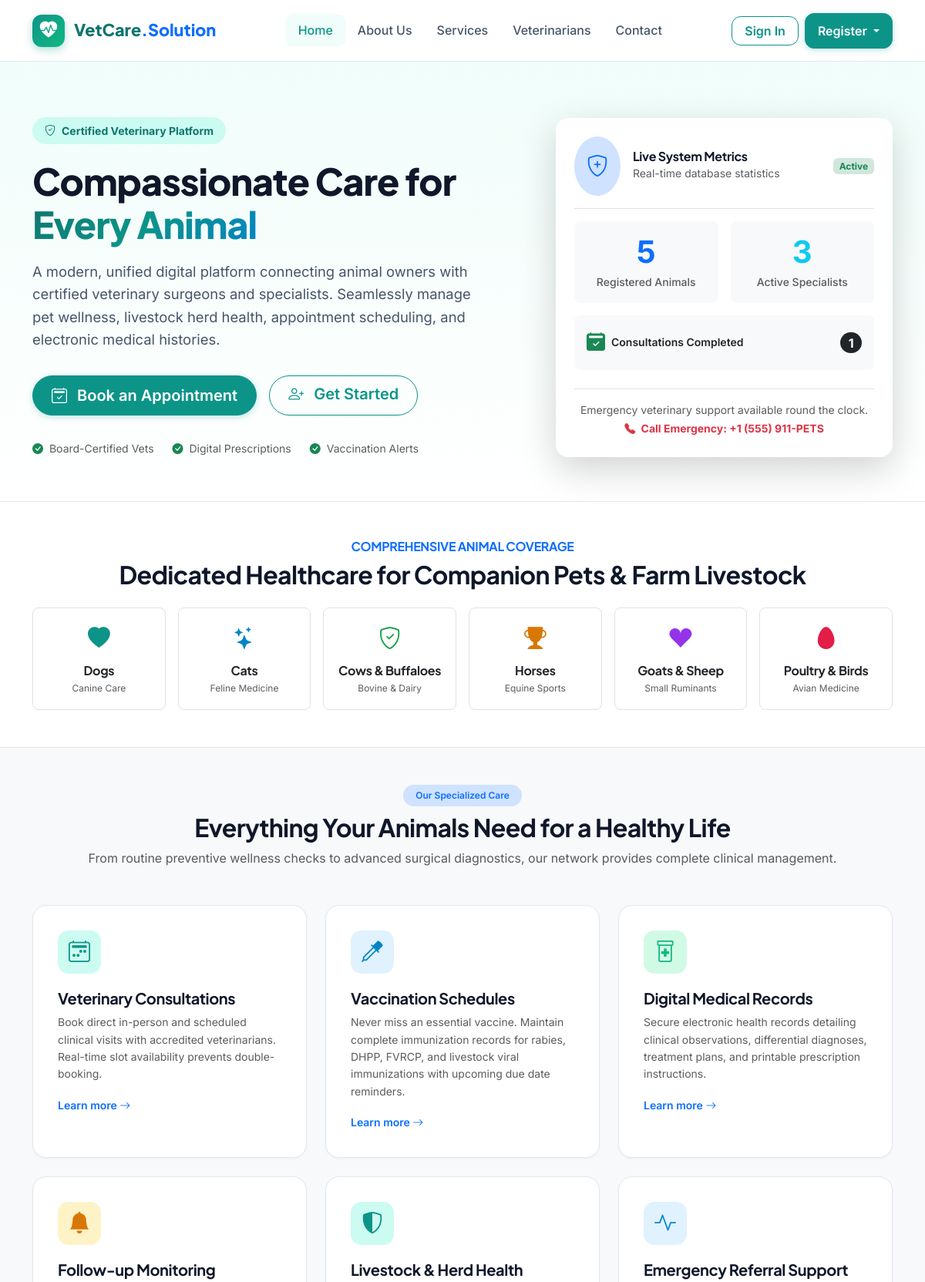
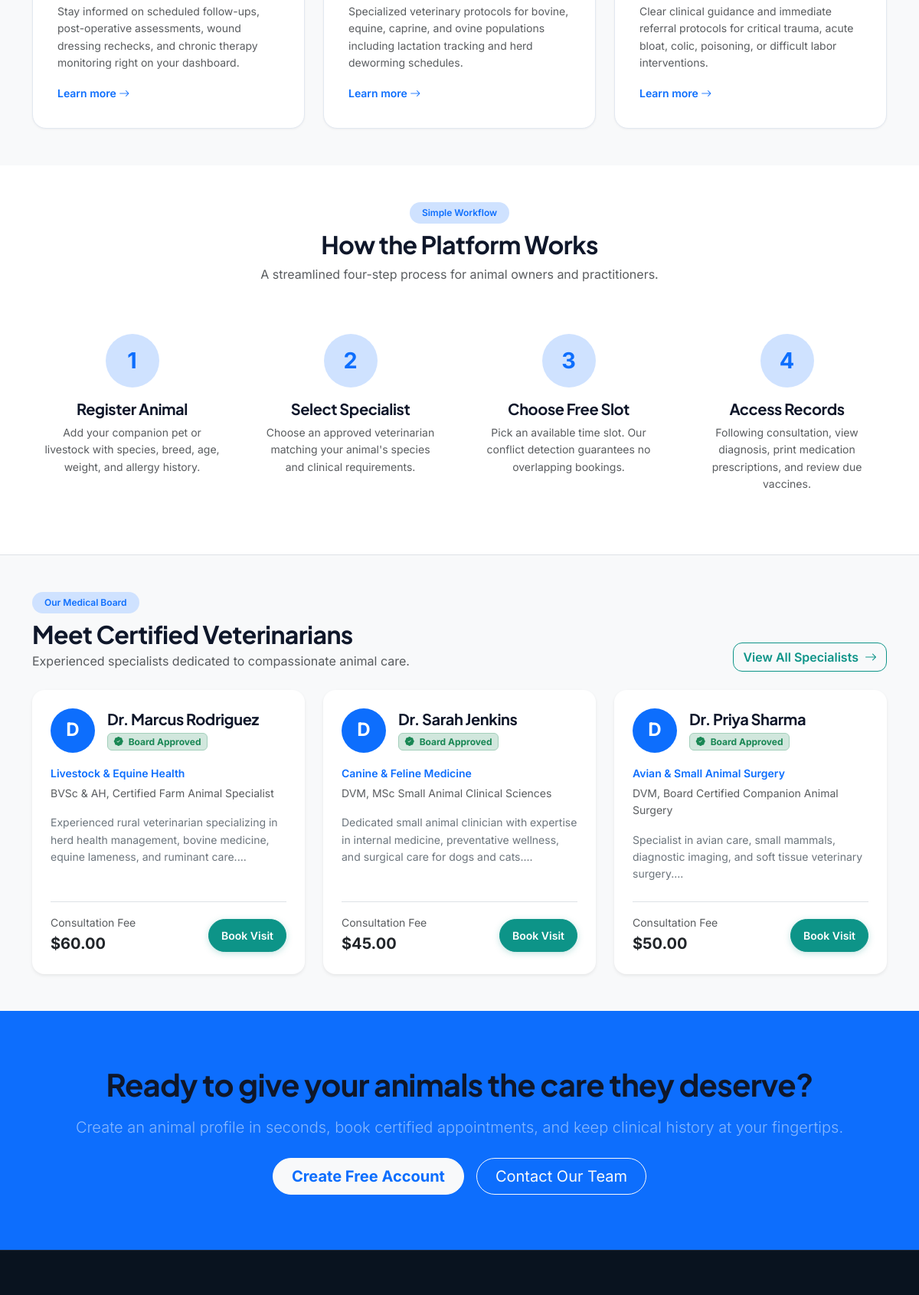
The page / (upper part) on the database its author committed (2 pictures, top to bottom).
### tables this page shows
CREATE TABLE `veterinarian_profiles` (
  `id` INT AUTO_INCREMENT PRIMARY KEY,
  `user_id` INT NOT NULL UNIQUE,
  `qualification` VARCHAR(150) NOT NULL,
  `specialization` VARCHAR(150) NOT NULL,
  `license_number` VARCHAR(100) NOT NULL UNIQUE,
  `experience_years` INT NOT NULL DEFAULT 0,
  `bio` TEXT NULL,
  `consultation_fee` DECIMAL(10,2) NOT NULL DEFAULT 0.00,
  `approval_status` ENUM('pending', 'approved', 'rejected') NOT NULL DEFAULT 'pending',
  `created_at` TIMESTAMP DEFAULT CURRENT_TIMESTAMP,
  `updated_at` TIMESTAMP DEFAULT CURRENT_TIMESTAMP ON UPDATE CURRENT_TIMESTAMP,
  CONSTRAINT `fk_vet_user` FOREIGN KEY (`user_id`) REFERENCES `users` (`id`) ON DELETE CASCADE
);

CREATE TABLE `users` (
  `id` INT AUTO_INCREMENT PRIMARY KEY,
  `full_name` VARCHAR(100) NOT NULL,
  `email` VARCHAR(150) NOT NULL UNIQUE,
  `phone` VARCHAR(30) NOT NULL,
  `password_hash` VARCHAR(255) NOT NULL,
  `role` ENUM('owner', 'veterinarian', 'admin') NOT NULL,
  `account_status` ENUM('active', 'inactive', 'suspended', 'pending') NOT NULL DEFAULT 'active',
  `created_at` TIMESTAMP DEFAULT CURRENT_TIMESTAMP,
  `updated_at` TIMESTAMP DEFAULT CURRENT_TIMESTAMP ON UPDATE CURRENT_TIMESTAMP,
  INDEX `idx_role` (`role`),
  INDEX `idx_status` (`account_status`)
);

### index.php (the view, shortened to what the rows shown need)
<?php
require_once __DIR__ . '/includes/init.php';
$vetsStmt = $pdo->query("
    SELECT u.id, u.full_name, vp.qualification, vp.specialization, vp.experience_years, vp.consultation_fee, vp.bio
    FROM users u
    JOIN veterinarian_profiles vp ON vp.user_id = u.id
    WHERE u.role = 'veterinarian' AND u.account_status = 'active' AND vp.approval_status = 'approved'
    ORDER BY vp.experience_years DESC
    LIMIT 3
");
$featuredVets = $vetsStmt->fetchAll();
require_once __DIR__ . '/includes/header.php';
?>
<section class="hero-section">
    <div class="container">
        <div class="row align-items-center g-5">
            <div class="col-lg-7">
                <h1 class="hero-title">
                    Compassionate Care for <span class="text-highlight">Every Animal</span>
                </h1>
            </div>
        </div>
    </div>
</section>
<section class="py-5 bg-white border-bottom">
    <div class="container text-center">
        <h2 class="fw-bold mb-4">Dedicated Healthcare for Companion Pets & Farm Livestock</h2>
    </div>
</section>
<section class="py-5 bg-light">
    <div class="container">
        <div class="text-center max-w-700 mx-auto mb-5">
            <h2 class="fw-bold">Everything Your Animals Need for a Healthy Life</h2>
        </div>
    </div>
</section>
<section class="py-5 bg-white">
    <div class="container">
        <div class="text-center mb-5">
            <h2 class="fw-bold">How the Platform Works</h2>
        </div>
    </div>
</section>
<section class="py-5 bg-light border-top">
    <div class="container">
        <div class="d-flex flex-column flex-md-row justify-content-between align-items-md-end mb-4">
            <div>
                <h2 class="fw-bold mb-1">Meet Certified Veterinarians</h2>
            </div>
        </div>
        <div class="row g-4">
            <?php foreach ($featuredVets as $vet): ?>
                <div class="col-md-4">
                    <div class="card h-100 border-0 shadow-sm rounded-4 overflow-hidden p-4 bg-white">
                        <div class="d-flex align-items-center gap-3 mb-3">
                            <div class="bg-primary text-white rounded-circle d-flex align-items-center justify-content-center fw-bold fs-4" style="width: 58px; height: 58px;">
                                <?= strtoupper(substr($vet['full_name'], 0, 1)) ?>
                            </div>
                            <div>
                                <h5 class="fw-bold mb-1"><?= e($vet['full_name']) ?></h5>
                                <span class="badge bg-success-subtle text-success border border-success-subtle">
                                    <i class="bi bi-patch-check-fill me-1"></i> Board Approved
                                </span>
                            </div>
                        </div>
                        <div class="mb-3">
                            <div class="text-primary fw-semibold small mb-1"><?= e($vet['specialization']) ?></div>
                            <div class="text-muted small"><?= e($vet['qualification']) ?></div>
                        </div>
                        <p class="text-secondary small flex-grow-1">
                            <?= e(substr($vet['bio'] ?? 'Dedicated veterinarian committed to clinical precision and patient recovery.', 0, 140)) ?>...
                        </p>
                        <div class="d-flex align-items-center justify-content-between pt-3 border-top mt-2">
                            <div>
                                <span class="text-muted small d-block">Consultation Fee</span>
                                <span class="fw-bold text-dark fs-5">$<?= number_format((float)$vet['consultation_fee'], 2) ?></span>
                            </div>
                            <a href="<?= url('owner/appointment_add.php?vet_id=' . $vet['id']) ?>" class="btn btn-sm btn-primary rounded-pill px-3">
                                Book Visit
                            </a>
                        </div>
                    </div>
                </div>
            <?php endforeach; ?>
        </div>
    </div>
</section>
<section class="py-5 bg-primary text-white text-center">
    <div class="container py-4">
        <h2 class="display-6 fw-bold mb-3">Ready to give your animals the care they deserve?</h2>
    </div>
</section>
<?php require_once __DIR__ . '/includes/footer.php'; ?>

### rows shown on the page
veterinarian_profiles: user.full_name "D", user.full_name "Dr. Marcus Rodriguez", specialization "Livestock & Equine Health", qualification "BVSc & AH, Certified Farm Animal Specialist", bio "Experienced rural veterinarian specializing in herd health management, bovine medicine, equine lameness, and ruminant care.", consultation_fee "60.00"
veterinarian_profiles: user.full_name "D", user.full_name "Dr. Sarah Jenkins", specialization "Canine & Feline Medicine", qualification "DVM, MSc Small Animal Clinical Sciences", bio "Dedicated small animal clinician with expertise in internal medicine, preventative wellness, and surgical care for dogs and cats.", consultation_fee "45.00"
veterinarian_profiles: user.full_name "D", user.full_name "Dr. Priya Sharma", specialization "Avian & Small Animal Surgery", qualification "DVM, Board Certified Companion Animal Surgery", bio "Specialist in avian care, small mammals, diagnostic imaging, and soft tissue veterinary surgery.", consultation_fee "50.00"

### other values the page prints
$totalAnimals "5"
$totalVets "3"
$totalAppointments "1"
EMERGENCY_PHONE "+1 (555) 911-PETS"
$sc['name'] "Dogs"
$sc['sub'] "Canine Care"
$sc['name'] "Cats"
$sc['sub'] "Feline Medicine"
$sc['name'] "Cows & Buffaloes"
$sc['sub'] "Bovine & Dairy"
$sc['name'] "Horses"
$sc['sub'] "Equine Sports"
$sc['name'] "Goats & Sheep"
$sc['sub'] "Small Ruminants"
$sc['name'] "Poultry & Birds"
